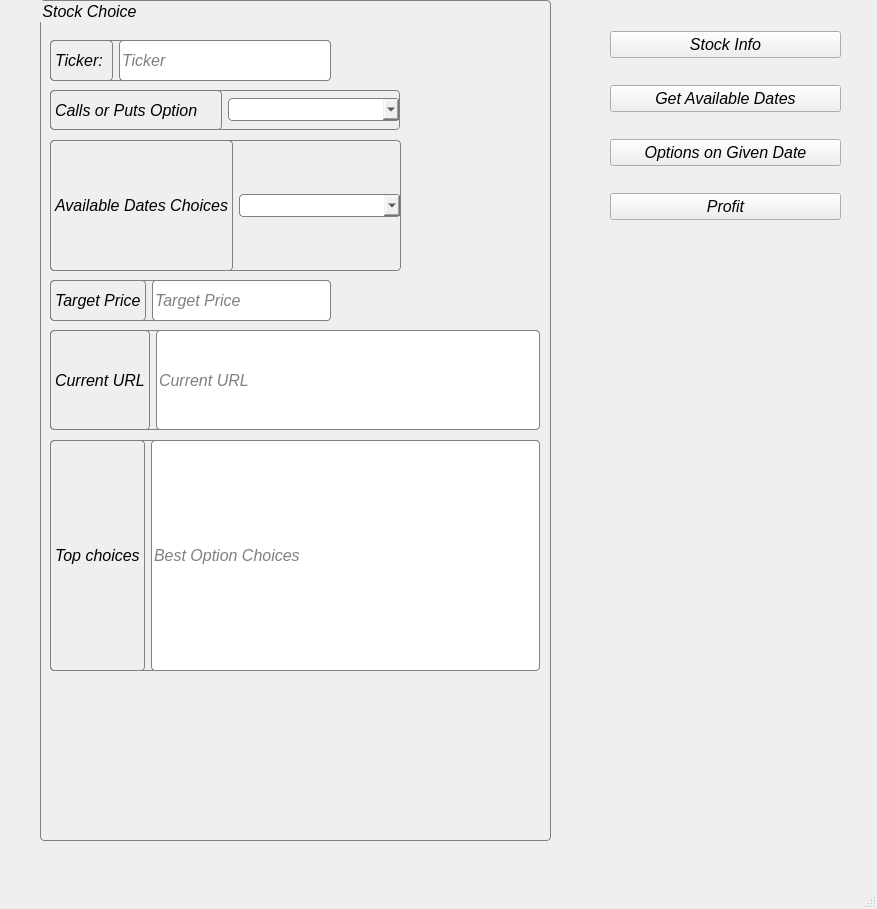
<?xml version="1.0" encoding="UTF-8"?>
<ui version="4.0">
 <class>MainWindow</class>
 <widget class="QMainWindow" name="MainWindow">
  <property name="geometry">
   <rect>
    <x>0</x>
    <y>0</y>
    <width>877</width>
    <height>909</height>
   </rect>
  </property>
  <property name="windowTitle">
   <string>MainWindow</string>
  </property>
  <widget class="QWidget" name="centralwidget">
   <widget class="QWidget" name="verticalLayoutWidget">
    <property name="geometry">
     <rect>
      <x>610</x>
      <y>10</y>
      <width>231</width>
      <height>231</height>
     </rect>
    </property>
    <property name="font">
     <font>
      <pointsize>12</pointsize>
      <italic>true</italic>
     </font>
    </property>
    <layout class="QVBoxLayout" name="verticalLayout">
     <item>
      <widget class="QPushButton" name="stockInfoButton">
       <property name="font">
        <font>
         <pointsize>12</pointsize>
         <italic>true</italic>
        </font>
       </property>
       <property name="text">
        <string>Stock Info</string>
       </property>
      </widget>
     </item>
     <item>
      <widget class="QPushButton" name="getAvailableDateButton">
       <property name="font">
        <font>
         <pointsize>12</pointsize>
         <italic>true</italic>
        </font>
       </property>
       <property name="text">
        <string>Get Available Dates</string>
       </property>
      </widget>
     </item>
     <item>
      <widget class="QPushButton" name="optionsOnGivenDateButton">
       <property name="font">
        <font>
         <pointsize>12</pointsize>
         <italic>true</italic>
        </font>
       </property>
       <property name="text">
        <string>Options on Given Date</string>
       </property>
      </widget>
     </item>
     <item>
      <widget class="QPushButton" name="getProfitButton">
       <property name="font">
        <font>
         <pointsize>12</pointsize>
         <italic>true</italic>
        </font>
       </property>
       <property name="text">
        <string>Profit</string>
       </property>
      </widget>
     </item>
    </layout>
   </widget>
   <widget class="QGroupBox" name="groupBox">
    <property name="geometry">
     <rect>
      <x>40</x>
      <y>0</y>
      <width>511</width>
      <height>841</height>
     </rect>
    </property>
    <property name="font">
     <font>
      <pointsize>12</pointsize>
      <italic>true</italic>
     </font>
    </property>
    <property name="styleSheet">
     <string notr="true">  border: 1px solid gray;
    border-radius: 4px;
    margin-top: 0.5em;</string>
    </property>
    <property name="title">
     <string>Stock Choice</string>
    </property>
    <widget class="QWidget" name="horizontalLayoutWidget">
     <property name="geometry">
      <rect>
       <x>10</x>
       <y>40</y>
       <width>281</width>
       <height>41</height>
      </rect>
     </property>
     <property name="font">
      <font>
       <pointsize>12</pointsize>
       <italic>true</italic>
      </font>
     </property>
     <layout class="QHBoxLayout" name="horizontalLayout">
      <item>
       <widget class="QLabel" name="label">
        <property name="font">
         <font>
          <pointsize>12</pointsize>
          <italic>true</italic>
         </font>
        </property>
        <property name="text">
         <string>Ticker: </string>
        </property>
       </widget>
      </item>
      <item>
       <widget class="QLineEdit" name="ticker">
        <property name="sizePolicy">
         <sizepolicy hsizetype="Expanding" vsizetype="Expanding">
          <horstretch>0</horstretch>
          <verstretch>0</verstretch>
         </sizepolicy>
        </property>
        <property name="font">
         <font>
          <pointsize>12</pointsize>
          <italic>true</italic>
         </font>
        </property>
        <property name="text">
         <string/>
        </property>
        <property name="placeholderText">
         <string>Ticker</string>
        </property>
       </widget>
      </item>
     </layout>
    </widget>
    <widget class="QWidget" name="horizontalLayoutWidget_2">
     <property name="geometry">
      <rect>
       <x>10</x>
       <y>140</y>
       <width>351</width>
       <height>131</height>
      </rect>
     </property>
     <property name="font">
      <font>
       <pointsize>12</pointsize>
       <italic>true</italic>
      </font>
     </property>
     <layout class="QHBoxLayout" name="horizontalLayout_2">
      <item>
       <widget class="QLabel" name="label_2">
        <property name="font">
         <font>
          <pointsize>12</pointsize>
          <italic>true</italic>
         </font>
        </property>
        <property name="text">
         <string>Available Dates Choices</string>
        </property>
       </widget>
      </item>
      <item>
       <widget class="QComboBox" name="dateCombo">
        <property name="font">
         <font>
          <pointsize>12</pointsize>
          <italic>true</italic>
         </font>
        </property>
       </widget>
      </item>
     </layout>
    </widget>
    <widget class="QWidget" name="horizontalLayoutWidget_4">
     <property name="geometry">
      <rect>
       <x>10</x>
       <y>280</y>
       <width>281</width>
       <height>41</height>
      </rect>
     </property>
     <property name="font">
      <font>
       <pointsize>12</pointsize>
       <italic>true</italic>
      </font>
     </property>
     <layout class="QHBoxLayout" name="horizontalLayout_4">
      <item>
       <widget class="QLabel" name="label_3">
        <property name="font">
         <font>
          <pointsize>12</pointsize>
          <italic>true</italic>
         </font>
        </property>
        <property name="text">
         <string>Target Price</string>
        </property>
       </widget>
      </item>
      <item>
       <widget class="QLineEdit" name="targetPrice">
        <property name="sizePolicy">
         <sizepolicy hsizetype="Expanding" vsizetype="Expanding">
          <horstretch>0</horstretch>
          <verstretch>0</verstretch>
         </sizepolicy>
        </property>
        <property name="font">
         <font>
          <pointsize>12</pointsize>
          <italic>true</italic>
         </font>
        </property>
        <property name="text">
         <string/>
        </property>
        <property name="placeholderText">
         <string>Target Price</string>
        </property>
       </widget>
      </item>
     </layout>
    </widget>
    <widget class="QWidget" name="horizontalLayoutWidget_3">
     <property name="geometry">
      <rect>
       <x>10</x>
       <y>90</y>
       <width>350</width>
       <height>40</height>
      </rect>
     </property>
     <property name="font">
      <font>
       <pointsize>12</pointsize>
       <italic>true</italic>
      </font>
     </property>
     <layout class="QHBoxLayout" name="horizontalLayout_3">
      <item>
       <widget class="QLabel" name="label_4">
        <property name="font">
         <font>
          <pointsize>12</pointsize>
          <italic>true</italic>
         </font>
        </property>
        <property name="text">
         <string>Calls or Puts Option</string>
        </property>
       </widget>
      </item>
      <item>
       <widget class="QComboBox" name="optionChoiceCombo">
        <property name="font">
         <font>
          <pointsize>12</pointsize>
          <italic>true</italic>
         </font>
        </property>
        <property name="currentText">
         <string/>
        </property>
       </widget>
      </item>
     </layout>
    </widget>
    <widget class="QWidget" name="horizontalLayoutWidget_5">
     <property name="geometry">
      <rect>
       <x>10</x>
       <y>330</y>
       <width>490</width>
       <height>100</height>
      </rect>
     </property>
     <property name="font">
      <font>
       <pointsize>12</pointsize>
       <italic>true</italic>
      </font>
     </property>
     <layout class="QHBoxLayout" name="horizontalLayout_5">
      <item>
       <widget class="QLabel" name="label_5">
        <property name="font">
         <font>
          <pointsize>12</pointsize>
          <italic>true</italic>
         </font>
        </property>
        <property name="text">
         <string>Current URL</string>
        </property>
       </widget>
      </item>
      <item>
       <widget class="QLineEdit" name="currentUrlText">
        <property name="sizePolicy">
         <sizepolicy hsizetype="Expanding" vsizetype="Expanding">
          <horstretch>0</horstretch>
          <verstretch>0</verstretch>
         </sizepolicy>
        </property>
        <property name="font">
         <font>
          <pointsize>12</pointsize>
          <italic>true</italic>
         </font>
        </property>
        <property name="text">
         <string/>
        </property>
        <property name="placeholderText">
         <string>Current URL</string>
        </property>
       </widget>
      </item>
     </layout>
    </widget>
    <widget class="QWidget" name="horizontalLayoutWidget_6">
     <property name="geometry">
      <rect>
       <x>10</x>
       <y>440</y>
       <width>490</width>
       <height>231</height>
      </rect>
     </property>
     <property name="font">
      <font>
       <pointsize>12</pointsize>
       <italic>true</italic>
      </font>
     </property>
     <layout class="QHBoxLayout" name="horizontalLayout_6">
      <item>
       <widget class="QLabel" name="label_6">
        <property name="font">
         <font>
          <pointsize>12</pointsize>
          <italic>true</italic>
         </font>
        </property>
        <property name="text">
         <string>Top choices</string>
        </property>
       </widget>
      </item>
      <item>
       <widget class="QLineEdit" name="bestOptionChoicesText">
        <property name="sizePolicy">
         <sizepolicy hsizetype="Expanding" vsizetype="Expanding">
          <horstretch>0</horstretch>
          <verstretch>0</verstretch>
         </sizepolicy>
        </property>
        <property name="font">
         <font>
          <pointsize>12</pointsize>
          <italic>true</italic>
         </font>
        </property>
        <property name="text">
         <string/>
        </property>
        <property name="placeholderText">
         <string>Best Option Choices</string>
        </property>
       </widget>
      </item>
     </layout>
    </widget>
   </widget>
  </widget>
  <widget class="QMenuBar" name="menubar">
   <property name="geometry">
    <rect>
     <x>0</x>
     <y>0</y>
     <width>877</width>
     <height>25</height>
    </rect>
   </property>
  </widget>
  <widget class="QStatusBar" name="statusbar"/>
 </widget>
 <tabstops>
  <tabstop>optionChoiceCombo</tabstop>
  <tabstop>dateCombo</tabstop>
  <tabstop>targetPrice</tabstop>
  <tabstop>getAvailableDateButton</tabstop>
  <tabstop>getProfitButton</tabstop>
  <tabstop>optionsOnGivenDateButton</tabstop>
  <tabstop>bestOptionChoicesText</tabstop>
  <tabstop>currentUrlText</tabstop>
  <tabstop>stockInfoButton</tabstop>
  <tabstop>ticker</tabstop>
 </tabstops>
 <resources/>
 <connections>
  <connection>
   <sender>ticker</sender>
   <signal>editingFinished()</signal>
   <receiver>stockInfoButton</receiver>
   <slot>click()</slot>
   <hints>
    <hint type="sourcelabel">
     <x>252</x>
     <y>85</y>
    </hint>
    <hint type="destinationlabel">
     <x>686</x>
     <y>70</y>
    </hint>
   </hints>
  </connection>
  <connection>
   <sender>optionChoiceCombo</sender>
   <signal>currentIndexChanged(int)</signal>
   <receiver>getAvailableDateButton</receiver>
   <slot>click()</slot>
   <hints>
    <hint type="sourcelabel">
     <x>307</x>
     <y>141</y>
    </hint>
    <hint type="destinationlabel">
     <x>700</x>
     <y>127</y>
    </hint>
   </hints>
  </connection>
  <connection>
   <sender>getAvailableDateButton</sender>
   <signal>clicked()</signal>
   <receiver>dateCombo</receiver>
   <slot>update()</slot>
   <hints>
    <hint type="sourcelabel">
     <x>668</x>
     <y>124</y>
    </hint>
    <hint type="destinationlabel">
     <x>399</x>
     <y>245</y>
    </hint>
   </hints>
  </connection>
  <connection>
   <sender>stockInfoButton</sender>
   <signal>clicked()</signal>
   <receiver>currentUrlText</receiver>
   <slot>update()</slot>
   <hints>
    <hint type="sourcelabel">
     <x>622</x>
     <y>66</y>
    </hint>
    <hint type="destinationlabel">
     <x>451</x>
     <y>397</y>
    </hint>
   </hints>
  </connection>
  <connection>
   <sender>dateCombo</sender>
   <signal>currentIndexChanged(int)</signal>
   <receiver>currentUrlText</receiver>
   <slot>update()</slot>
   <hints>
    <hint type="sourcelabel">
     <x>310</x>
     <y>242</y>
    </hint>
    <hint type="destinationlabel">
     <x>418</x>
     <y>375</y>
    </hint>
   </hints>
  </connection>
  <connection>
   <sender>getProfitButton</sender>
   <signal>clicked()</signal>
   <receiver>bestOptionChoicesText</receiver>
   <slot>update()</slot>
   <hints>
    <hint type="sourcelabel">
     <x>698</x>
     <y>239</y>
    </hint>
    <hint type="destinationlabel">
     <x>511</x>
     <y>605</y>
    </hint>
   </hints>
  </connection>
  <connection>
   <sender>targetPrice</sender>
   <signal>returnPressed()</signal>
   <receiver>getProfitButton</receiver>
   <slot>click()</slot>
   <hints>
    <hint type="sourcelabel">
     <x>312</x>
     <y>322</y>
    </hint>
    <hint type="destinationlabel">
     <x>679</x>
     <y>233</y>
    </hint>
   </hints>
  </connection>
 </connections>
</ui>
